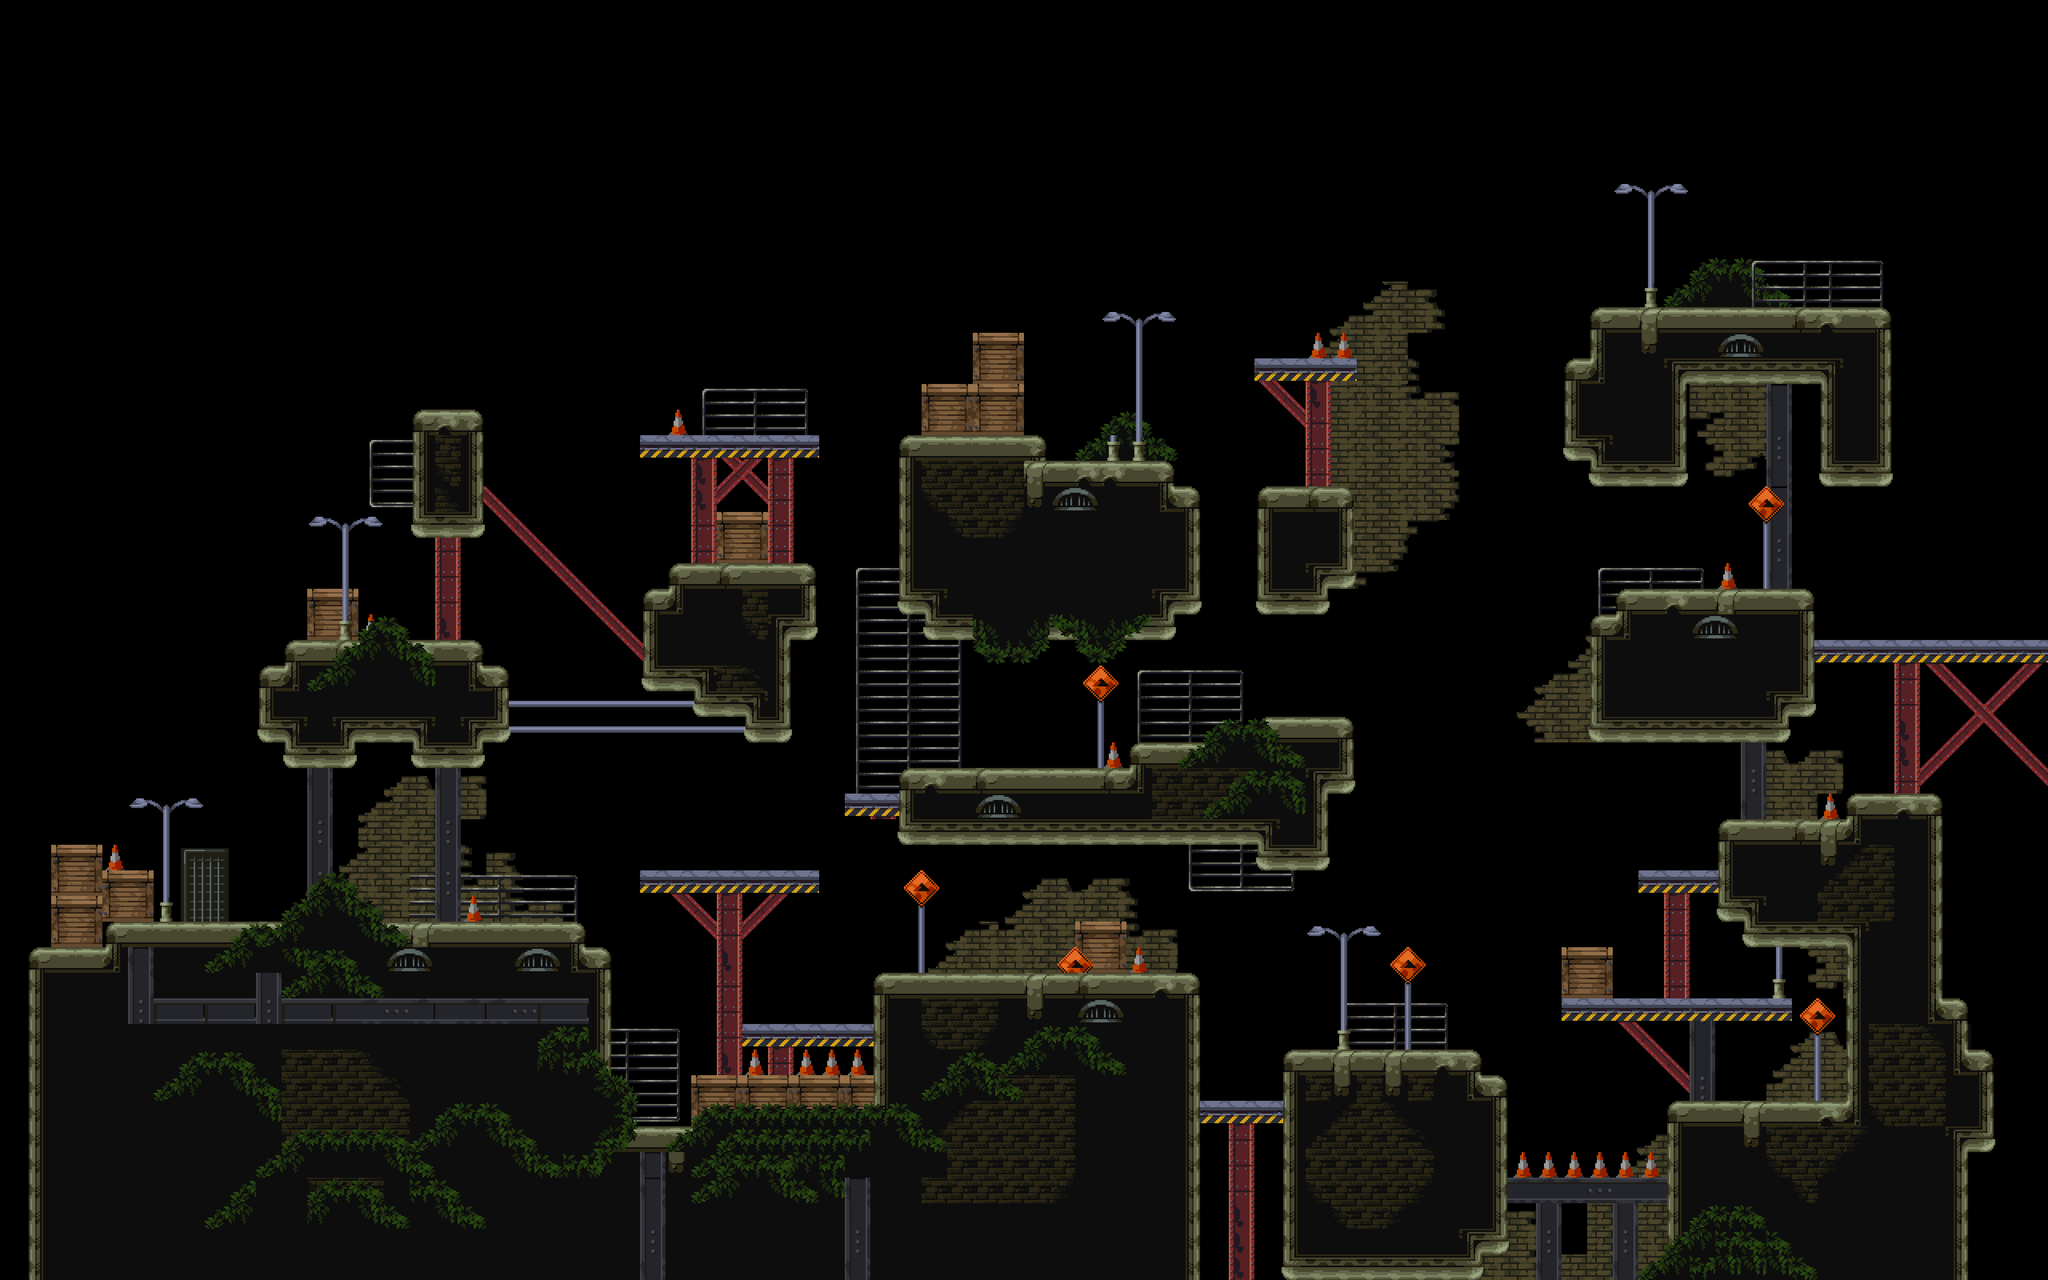

This is a level from a 2D game, rendered from its Tiled map with the project's own tilesets. A one-line summary and the map file follow, with tile-layer data summarised:
An orthogonal 80x50 tile map with 64x64 px tiles, 5 tile layers (BG, BG Detail, Level, FG Detail Bottom, ...), 2 tilesets and 25 objects (18x Enemy, 4x Border, 2x Platform, Player).

<map version="1.10" tiledversion="1.10.2" orientation="orthogonal" renderorder="right-down" width="80" height="50" tilewidth="64" tileheight="64" infinite="0" nextlayerid="8" nextobjectid="45">
 <tileset firstgid="1" source="tiles_out.tsx" />
 <tileset firstgid="326" source="platforms.tsx" />
 <layer id="2" name="BG" width="80" height="50">
  <data>[4000 cells, 887 non-empty, 93 distinct tile ids]</data>
 </layer>
 <layer id="3" name="BG Detail" width="80" height="50">
  <data>[4000 cells, 638 non-empty, 155 distinct tile ids]</data>
 </layer>
 <layer id="1" name="Level" width="80" height="50">
  <data>[4000 cells, 511 non-empty, 42 distinct tile ids]</data>
 </layer>
 <layer id="4" name="FG Detail Bottom" width="80" height="50">
  <data>[4000 cells, 212 non-empty, 40 distinct tile ids]</data>
 </layer>
 <layer id="5" name="FG Detail Top" width="80" height="50">
  <data>[4000 cells, 144 non-empty, 21 distinct tile ids]</data>
 </layer>
 <objectgroup id="6" name="Platforms">
  <object id="3" name="Border" x="1303" y="2085.67" width="204" height="25" />
  <object id="5" name="Border" x="1245.33" y="1158" width="304" height="54" />
  <object id="8" name="Platform" gid="326" x="1300" y="2083.66" width="192" height="56" />
  <object id="11" name="Border" x="3546.85" y="2353.4" width="231.909" height="26.1212" />
  <object id="12" name="Border" x="3487.88" y="975.758" width="381.818" height="75.7576" />
  <object id="44" name="Platform" gid="326" x="3558" y="2349.67" width="192" height="56" />
 </objectgroup>
 <objectgroup id="7" name="Entities">
  <object id="15" name="Player" x="482" y="2146">
   <point />
  </object>
  <object id="18" name="Enemy" x="1336" y="2206.67">
   <point />
  </object>
  <object id="19" name="Enemy" x="2355.34" y="2341.33">
   <point />
  </object>
  <object id="20" name="Enemy" x="2848" y="2328">
   <point />
  </object>
  <object id="21" name="Enemy" x="3540" y="2553.33">
   <point />
  </object>
  <object id="22" name="Enemy" x="4268.67" y="2411.33">
   <point />
  </object>
  <object id="23" name="Enemy" x="4518.66" y="1980">
   <point />
  </object>
  <object id="24" name="Enemy" x="4370.67" y="1378.67">
   <point />
  </object>
  <object id="27" name="Enemy" x="3241.33" y="1144">
   <point />
  </object>
  <object id="29" name="Enemy" x="2428" y="1016">
   <point />
  </object>
  <object id="30" name="Enemy" x="1850.67" y="1021.33">
   <point />
  </object>
  <object id="31" name="Enemy" x="1788" y="1332">
   <point />
  </object>
  <object id="32" name="Enemy" x="978.667" y="1526.67">
   <point />
  </object>
  <object id="33" name="Enemy" x="1081.33" y="965.333">
   <point />
  </object>
  <object id="34" name="Enemy" x="1917.34" y="2088">
   <point />
  </object>
  <object id="35" name="Enemy" x="2700" y="1838.67">
   <point />
  </object>
  <object id="36" name="Enemy" x="3242.67" y="1721.33">
   <point />
  </object>
  <object id="38" name="Enemy" x="2074.67" y="2478.67">
   <point />
  </object>
  <object id="40" name="Enemy" x="4546.67" y="692">
   <point />
  </object>
 </objectgroup>
</map>
